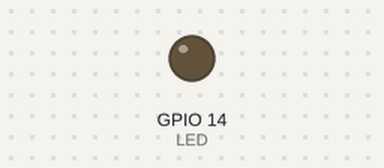
Bench run of a program on a simulated ESP8266 (NodeMCU). Shown: output pins drawn as LEDs (lit = HIGH).

Above: at 0.05 s.
At 1.15 s:
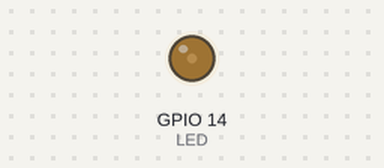
At 2.25 s:
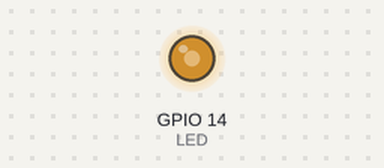
At 4.5 s:
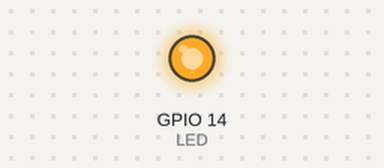
Timing chart, 0 to 5.9 s (numbered marks = the images above):
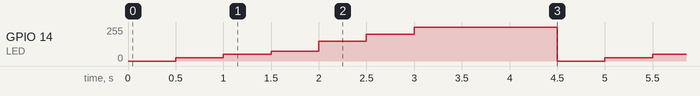

Measured:
- by itself, GPIO 14 (LED): repeats every 4.5 s: 49/255 0.50 s, 74/255 0.50 s, 149/255 0.50 s, 199/255 0.50 s, 255/255 1.5 s, 0/255 0.50 s, 24/255 0.50 s

The program:

main.cpp
```cpp
# include <Arduino.h>
//---Função Principal---//
#define LED 14   // D5
void setup()
{
 //Configura a GPIO15 como saída
 pinMode(LED,OUTPUT);
}
//---Loop Infinito---//
void loop()
{
 //"Liga" a GPIO15
 analogWrite(LED,0);
 //Pausa o programa
 delay(500);
 analogWrite(LED,100);
 //Pausa o programa
 delay(500);
 analogWrite(LED,200);
 //Pausa o programa
 delay(500);
 analogWrite(LED,300);
 //Pausa o programa
 delay(500);
 analogWrite(LED,600);
 //Pausa o programa
 delay(500);
 analogWrite(LED,800);
 //Pausa o programa
 delay(500);
 analogWrite(LED,1023);
 //Pausa o programa
 delay(1500);


}
```
